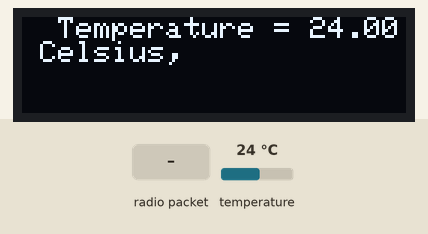
Bench run of a sketch on a simulated Arduino Uno, built with avr-gcc and run on an emulated ATmega328P. On the bench: 128×32 one-colour display. The test bench sets the inputs (shaded band); at power-on: temperature 24 °C. The display library's start-up logo is not drawn; no radio packets arrive unless stated; what the sketch prints to the serial monitor is not drawn.

Above: at 3.8 s.
3.9 s: radio packet "1" arrives
6.7 s: temperature set to 12 °C
At 17.5 s:
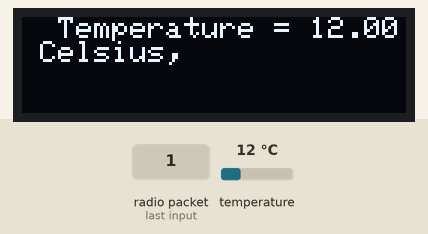
Timing chart, 0 to 19.0 s (numbered marks = the images above; inputs shaded):
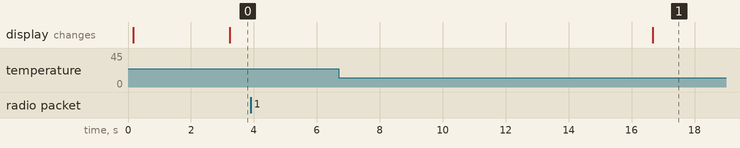

The sketch:

rf95_client_with_DS18x20_Temperature.ino
```cpp
// LoRa 9x_TX
// -*- mode: C++ -*-
// Example sketch showing how to create a simple messaging client (transmitter)
// with the RH_RF95 class. RH_RF95 class does not provide for addressing or
// reliability, so you should only use RH_RF95 if you do not need the higher
// level messaging abilities.
// It is designed to work with the other example LoRa9x_RX

#include <RH_RF95.h>
#include <OneWire.h>
#include <SPI.h>
#include <Wire.h>
#include <Adafruit_GFX.h>
#include <Adafruit_SSD1306.h>

//for adafruit mo feather
#define RFM95_CS 8
#define RFM95_RST 4
#define RFM95_INT 3

// Change to 434.0 or other frequency, must match RX's freq!
#define RF95_FREQ 915.0

// set bw 125kHz, cr 4/8 sf 4096/symbol
//#define ModemConfig RH_RF95::Bw125Cr48Sf4096

// Singleton instance of the radio driver
RH_RF95 rf95(RFM95_CS, RFM95_INT);

#define SCREEN_WIDTH 128 // OLED display width, in pixels
#define SCREEN_HEIGHT 32 // OLED display height, in pixels

// Declaration for an SSD1306 display connected to I2C (SDA, SCL pins)
#define OLED_RESET     11 // Reset pin # (or -1 if sharing Arduino reset pin)
Adafruit_SSD1306 display(SCREEN_WIDTH, SCREEN_HEIGHT, &Wire, OLED_RESET);


// OneWire DS18S20, DS18B20, DS1822 Temperature Example
//
// http://www.pjrc.com/teensy/td_libs_OneWire.html
//
// The DallasTemperature library can do all this work for you!
// https://github.com/milesburton/Arduino-Temperature-Control-Library

OneWire  ds(12);  // on pin 12 (a 4.7K resistor is necessary)

void setup(void) {
  pinMode(RFM95_RST, OUTPUT);
  digitalWrite(RFM95_RST, HIGH);

  Serial.begin(9600);
  delay(100);

  Serial.println("Arduino LoRa DS18x20 temperature TX Test!");

  // manual reset
  digitalWrite(RFM95_RST, LOW);
  delay(10);
  digitalWrite(RFM95_RST, HIGH);
  delay(10);

  while (!rf95.init()) {
    Serial.println("LoRa radio init failed");
    while (1);
  }
  Serial.println("LoRa radio init OK!");

  // Defaults after init are 434.0MHz, modulation GFSK_Rb250Fd250, +13dbM
  if (!rf95.setFrequency(RF95_FREQ)) {
    Serial.println("setFrequency failed");
    while (1);
  }
  Serial.print("Set Freq to: "); Serial.println(RF95_FREQ);

  // Defaults after init are 434.0MHz, 13dBm, Bw = 125 kHz, Cr = 4/5, Sf = 128chips/symbol, CRC on
  //rf95.setModemConfig(ModemConfig);

  // The default transmitter power is 13dBm, using PA_BOOST.
  // If you are using RFM95/96/97/98 modules which uses the PA_BOOST transmitter pin, then
  // you can set transmitter powers from 5 to 23 dBm:
  rf95.setTxPower(23, false);


  // SSD1306_SWITCHCAPVCC = generate display voltage from 3.3V internally
  if (!display.begin(SSD1306_SWITCHCAPVCC, 0x3C)) { // Address 0x3C for 128x32
    Serial.println(F("SSD1306 allocation failed"));
    for (;;); // Don't proceed, loop forever
  }

  // Show initial display buffer contents on the screen --
  // the library initializes this with an Adafruit splash screen.
  display.display();
  delay(2000); // Pause for 2 seconds
}

void loop(void) {
  byte i;
  byte present = 0;
  byte type_s;
  byte data[12];
  byte addr[8];
  float celsius, fahrenheit;

  if ( !ds.search(addr)) {
    Serial.println("No more addresses.");
    Serial.println();
    ds.reset_search();
    delay(250);
    return;
  }

  Serial.print("ROM =");
  for ( i = 0; i < 8; i++) {
    Serial.write(' ');
    Serial.print(addr[i], HEX);
  }

  if (OneWire::crc8(addr, 7) != addr[7]) {
    Serial.println("CRC is not valid!");
    return;
  }
  Serial.println();

  // the first ROM byte indicates which chip
  switch (addr[0]) {
    case 0x10:
      Serial.println("  Chip = DS18S20");  // or old DS1820
      type_s = 1;
      break;
    case 0x28:
      Serial.println("  Chip = DS18B20");
      type_s = 0;
      break;
    case 0x22:
      Serial.println("  Chip = DS1822");
      type_s = 0;
      break;
    default:
      Serial.println("Device is not a DS18x20 family device.");
      return;
  }

  ds.reset();
  ds.select(addr);
  ds.write(0x44, 1);        // start conversion, with parasite power on at the end

  delay(1000);     // maybe 750ms is enough, maybe not
  // we might do a ds.depower() here, but the reset will take care of it.

  present = ds.reset();
  ds.select(addr);
  ds.write(0xBE);         // Read Scratchpad

  Serial.print("  Data = ");
  Serial.print(present, HEX);
  Serial.print(" ");
  for ( i = 0; i < 9; i++) {           // we need 9 bytes
    data[i] = ds.read();
    Serial.print(data[i], HEX);
    Serial.print(" ");
  }
  Serial.print(" CRC=");
  Serial.print(OneWire::crc8(data, 8), HEX);
  Serial.println();

  // Convert the data to actual temperature
  // because the result is a 16 bit signed integer, it should
  // be stored to an "int16_t" type, which is always 16 bits
  // even when compiled on a 32 bit processor.
  int16_t raw = (data[1] << 8) | data[0];
  if (type_s) {
    raw = raw << 3; // 9 bit resolution default
    if (data[7] == 0x10) {
      // "count remain" gives full 12 bit resolution
      raw = (raw & 0xFFF0) + 12 - data[6];
    }
  } else {
    byte cfg = (data[4] & 0x60);
    // at lower res, the low bits are undefined, so let's zero them
    if (cfg == 0x00) raw = raw & ~7;  // 9 bit resolution, 93.75 ms
    else if (cfg == 0x20) raw = raw & ~3; // 10 bit res, 187.5 ms
    else if (cfg == 0x40) raw = raw & ~1; // 11 bit res, 375 ms
    //// default is 12 bit resolution, 750 ms conversion time
  }
  celsius = (float)raw / 16.0;
  fahrenheit = celsius * 1.8 + 32.0;
  Serial.print("  Temperature = ");
  Serial.print(celsius);
  Serial.print(" Celsius, ");
  Serial.print(fahrenheit);
  Serial.println(" Fahrenheit");

  display.clearDisplay();

  display.setTextSize(1);             // Normal 1:1 pixel scale
  display.setTextColor(SSD1306_WHITE);        // Draw white text
  display.setCursor(0, 0);            // Start at top-left corner
  display.print("  Temperature = ");
  display.print(celsius);
  display.println(" Celsius, ");
  display.display();
  delay(2000);

  Serial.println("Sending to rf95_server");
  // Send a message to rf95_server

  String radiopacket = "Temperature ";
  radiopacket += String(celsius);
  radiopacket += " celsius";

  Serial.print("Sending "); Serial.println(radiopacket); delay(10);
  rf95.send((uint8_t*)radiopacket.c_str(), radiopacket.length() + 1);

  Serial.println("Waiting for packet to complete..."); delay(10);
  rf95.waitPacketSent();
  // Now wait for a reply
  uint8_t buf[RH_RF95_MAX_MESSAGE_LEN];
  uint8_t len = sizeof(buf);

  Serial.println("Waiting for reply...");
  delay(10);
  if (rf95.waitAvailableTimeout(5000))
  {
    // Should be a reply message for us now
    if (rf95.recv(buf, &len))
    {
      Serial.print("Got reply: ");
      Serial.println((char*)buf);
      Serial.print("RSSI: ");
      Serial.println(rf95.lastRssi(), DEC);
    }
    else
    {
      Serial.println("Receive failed");
    }
  }
  else
  {
    Serial.println("No reply, is there a listener around?");
  }
  delay(10000);
}
```

Measured:
- after the input at 3.9 s, every drawn part: stays the same
- after the input at 6.7 s, the display: changes after 10.0 s (image 1)
